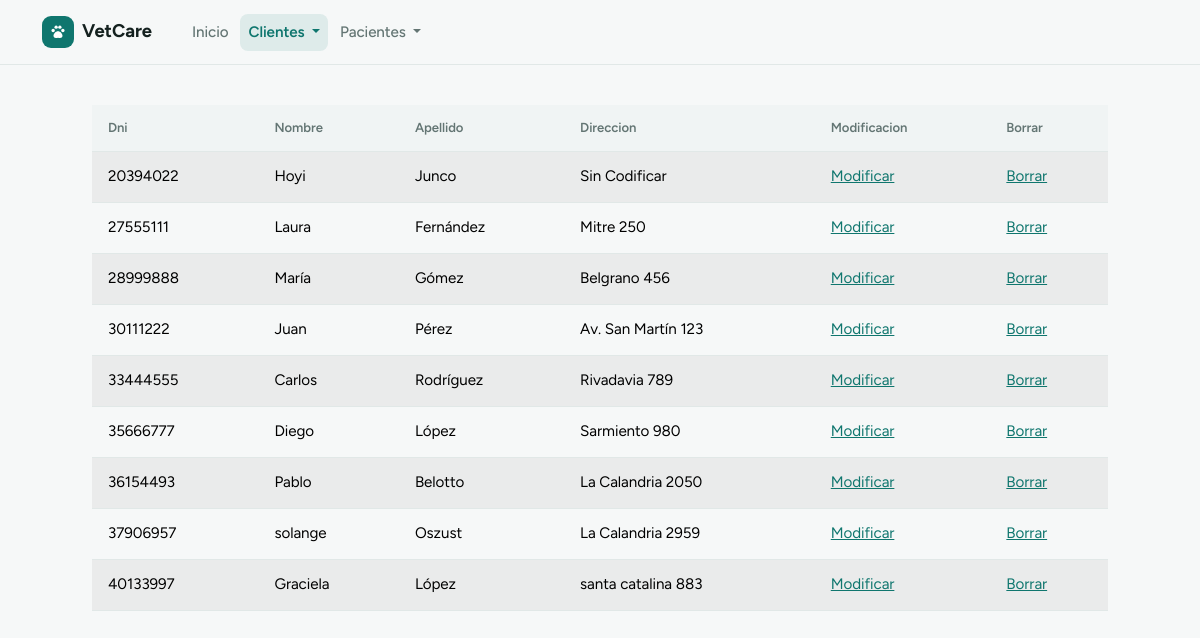
Screenshot of /lista_clientes with the database file from the repository.
### administracion/models.py (models this page shows, shortened)
class Cliente(models.Model):
    dni = models.IntegerField("DNI")
    nombre = models.CharField(max_length=120)
    apellido = models.CharField(max_length=120)
    direccion = models.CharField(max_length=120)

### administracion/views.py (the view)
# urls.py: path('lista_clientes', views.lista_clientes, name= 'lista_clientes' ),
def lista_clientes(request, template_name= 'administracion/lista_clientes.html'):
    cliente_list = Cliente.objects.all()
    dato = {"clientes": cliente_list}
    return render(request,template_name, dato )

### templates/administracion/lista_clientes.html (shortened to what this page needs)
{% extends 'base.html' %}
{% load static %}
{% block contenido-1 %}
    <table class="table table-striped table-hover">
        <thead>
            <tr class="table-info">
                <th>Dni</th>
                <th>Nombre</th>
                <th>Apellido</th>
                <th>Direccion</th>
                <th>Modificacion</th>
                <th>Borrar</th>
            </tr>
        </thead>
        {% for cliente in clientes %}
            <tr>
                <td>{{ cliente.dni }}</td>
                <td>{{ cliente.nombre }}</td>
                <td>{{ cliente.apellido }}</td>
                <td>{{ cliente.direccion }}</td>
                <td><a href="{% url 'modificar_cliente' cliente.id %}">Modificar</a></td>
                <td><a href="{% url 'borrar_cliente' cliente.id %}">Borrar</a></td>
            </tr>
        {% endfor %}
    </table>
{% endblock %}

### templates/base.html (shortened to what this page needs)
{% load static %}
<!DOCTYPE html>
<html lang="es">
<head>
    <link href="https://cdn.jsdelivr.net/npm/bootstrap@5.3.8/dist/css/bootstrap.min.css" rel="stylesheet">
    <link rel="stylesheet" href="{% static 'css/vetcare.css' %}">
</head>
<body>
    {% with url=request.resolver_match.url_name %}
    <nav class="navbar navbar-expand-lg app-navbar sticky-top">
        <div class="container">
            <a class="navbar-brand d-flex align-items-center gap-2" href="{% url 'index' %}">
                <span class="brand-mark" aria-hidden="true">
                </span>
                VetCare
            </a>
            <div class="collapse navbar-collapse" id="navbarNavDropdown">
                <ul class="navbar-nav ms-lg-3 gap-lg-1">
                    <li class="nav-item">
                        <a class="nav-link {% if url == 'index' %}active{% endif %}" href="{% url 'index' %}">Inicio</a>
                    </li>
                    <li class="nav-item dropdown">
                        <a class="nav-link dropdown-toggle {% if 'cliente' in url %}active{% endif %}" href="#" role="button" data-bs-toggle="dropdown" aria-expanded="false">
                            Clientes
                        </a>
                    </li>
                    <li class="nav-item dropdown">
                        <a class="nav-link dropdown-toggle {% if 'animal' in url %}active{% endif %}" href="#" role="button" data-bs-toggle="dropdown" aria-expanded="false">
                            Pacientes
                        </a>
                    </li>
                </ul>
            </div>
        </div>
    </nav>
    {% endwith %}
    <main class="container app-main">
        {% block contenido-1 %}
        {% endblock %}
    </main>
</body>
</html>

### static/css/vetcare.css (style rules this page uses)
:root { --bs-body-font-family: "Figtree", system-ui, -apple-system, "Segoe UI", sans-serif; --bs-body-font-size: 0.95rem; --bs-border-radius: 0.6rem; --bs-border-radius-lg: 0.8rem; --bs-primary: #0f766e; --bs-primary-rgb: 15, 118, 110; --bs-link-color: #0f766e; --bs-link-color-rgb: 15, 118, 110; --bs-link-hover-color: #0b5f58; --bs-link-hover-color-rgb: 11, 95, 88; }
[data-bs-theme="light"] { --bs-body-bg: #f6f8f8; --bs-body-color: #14211f; --bs-border-color: #e1e8e7; --bs-tertiary-bg: #f0f4f4; --bs-secondary-color: #637573; }
body { letter-spacing: -0.005em; }
.app-navbar { background: var(--bs-body-bg); border-bottom: 1px solid var(--bs-border-color); padding-block: 0.7rem; }
.app-navbar .navbar-brand { font-weight: 700; font-size: 1.15rem; color: var(--bs-body-color); }
.brand-mark { width: 32px; height: 32px; border-radius: 9px; display: grid; place-items: center; background: var(--bs-primary); color: #fff; }
.app-navbar .nav-link { color: var(--bs-secondary-color); font-weight: 500; border-radius: 0.5rem; padding: 0.45rem 0.8rem; }
.app-navbar .nav-link.active { color: var(--bs-primary); background: rgba(var(--bs-primary-rgb), 0.1); font-weight: 600; }
.app-main { max-width: 1040px; padding-top: 2.5rem; padding-bottom: 4rem; }
.table { --bs-table-bg: var(--bs-body-bg); margin-bottom: 0; }
.table thead th { font-size: 0.82rem; font-weight: 600; color: var(--bs-secondary-color); background: var(--bs-tertiary-bg); border-bottom: 1px solid var(--bs-border-color); padding: 0.8rem 1rem; white-space: nowrap; }
.table td { padding: 0.85rem 1rem; vertical-align: middle; border-color: var(--bs-border-color); }

### rows the page displays
Cliente: dni "20394022", nombre "Hoyi", apellido "Junco", direccion "Sin Codificar"
Cliente: dni "27555111", nombre "Laura", apellido "Fernández", direccion "Mitre 250"
Cliente: dni "28999888", nombre "María", apellido "Gómez", direccion "Belgrano 456"
Cliente: dni "30111222", nombre "Juan", apellido "Pérez", direccion "Av. San Martín 123"
Cliente: dni "33444555", nombre "Carlos", apellido "Rodríguez", direccion "Rivadavia 789"
Cliente: dni "35666777", nombre "Diego", apellido "López", direccion "Sarmiento 980"
Cliente: dni "36154493", nombre "Pablo", apellido "Belotto", direccion "La Calandria 2050"
Cliente: dni "37906957", nombre "solange", apellido "Oszust", direccion "La Calandria 2959"
Cliente: dni "40133997", nombre "Graciela", apellido "López", direccion "santa catalina 883"
